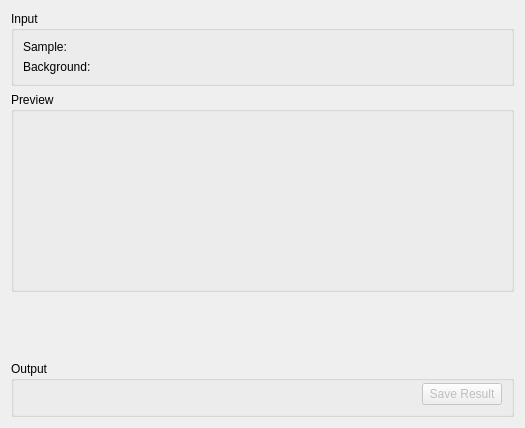
<?xml version="1.0" encoding="UTF-8"?>
<ui version="4.0">
 <class>Transmission</class>
 <widget class="QWidget" name="Transmission">
  <property name="geometry">
   <rect>
    <x>0</x>
    <y>0</y>
    <width>525</width>
    <height>428</height>
   </rect>
  </property>
  <property name="minimumSize">
   <size>
    <width>500</width>
    <height>0</height>
   </size>
  </property>
  <property name="windowTitle">
   <string>Form</string>
  </property>
  <layout class="QVBoxLayout" name="verticalLayout_17">
   <item>
    <widget class="QGroupBox" name="gbInput">
     <property name="title">
      <string>Input</string>
     </property>
     <layout class="QGridLayout" name="gridLayout_2">
      <item row="0" column="1">
       <widget class="MantidQt::MantidWidgets::DataSelector" name="dsSampleInput" native="true">
        <property name="sizePolicy">
         <sizepolicy hsizetype="Minimum" vsizetype="Fixed">
          <horstretch>0</horstretch>
          <verstretch>0</verstretch>
         </sizepolicy>
        </property>
        <property name="autoLoad" stdset="0">
         <bool>true</bool>
        </property>
        <property name="loadLabelText" stdset="0">
         <string/>
        </property>
        <property name="workspaceSuffixes" stdset="0">
         <stringlist/>
        </property>
        <property name="fileBrowserSuffixes" stdset="0">
         <stringlist>
          <string>.raw</string>
         </stringlist>
        </property>
        <property name="showLoad" stdset="0">
         <bool>false</bool>
        </property>
       </widget>
      </item>
      <item row="0" column="0">
       <widget class="QLabel" name="lbSample">
        <property name="text">
         <string>Sample:</string>
        </property>
       </widget>
      </item>
      <item row="1" column="1">
       <widget class="MantidQt::MantidWidgets::DataSelector" name="dsCanInput" native="true">
        <property name="sizePolicy">
         <sizepolicy hsizetype="Minimum" vsizetype="Fixed">
          <horstretch>0</horstretch>
          <verstretch>0</verstretch>
         </sizepolicy>
        </property>
        <property name="autoLoad" stdset="0">
         <bool>true</bool>
        </property>
        <property name="loadLabelText" stdset="0">
         <string/>
        </property>
        <property name="workspaceSuffixes" stdset="0">
         <stringlist/>
        </property>
        <property name="fileBrowserSuffixes" stdset="0">
         <stringlist>
          <string>.raw</string>
         </stringlist>
        </property>
        <property name="showLoad" stdset="0">
         <bool>false</bool>
        </property>
       </widget>
      </item>
      <item row="1" column="0">
       <widget class="QLabel" name="lbBackground">
        <property name="text">
         <string>Background:</string>
        </property>
       </widget>
      </item>
     </layout>
    </widget>
   </item>
   <item>
    <widget class="QGroupBox" name="gbPreview">
     <property name="minimumSize">
      <size>
       <width>0</width>
       <height>200</height>
      </size>
     </property>
     <property name="title">
      <string>Preview</string>
     </property>
     <layout class="QVBoxLayout" name="verticalLayout_18">
      <item>
       <widget class="MantidQt::MantidWidgets::PreviewPlot" name="ppPlot" native="true">
        <property name="canvasColour" stdset="0">
         <color>
          <red>255</red>
          <green>255</green>
          <blue>255</blue>
         </color>
        </property>
        <property name="showLegend" stdset="0">
         <bool>true</bool>
        </property>
       </widget>
      </item>
     </layout>
    </widget>
   </item>
   <item>
    <widget class="MantidQt::CustomInterfaces::RunView" name="runWidget" native="true"/>
   </item>
   <item>
    <widget class="QGroupBox" name="gbOutput">
     <property name="title">
      <string>Output</string>
     </property>
     <layout class="QHBoxLayout" name="horizontalLayout">
      <property name="topMargin">
       <number>0</number>
      </property>
      <property name="bottomMargin">
       <number>7</number>
      </property>
      <item>
       <widget class="MantidQt::CustomInterfaces::OutputPlotOptionsView" name="ipoPlotOptions" native="true"/>
      </item>
      <item>
       <spacer name="horizontalSpacer_2">
        <property name="orientation">
         <enum>Qt::Horizontal</enum>
        </property>
        <property name="sizeHint" stdset="0">
         <size>
          <width>40</width>
          <height>20</height>
         </size>
        </property>
       </spacer>
      </item>
      <item>
       <widget class="QPushButton" name="pbSave">
        <property name="enabled">
         <bool>false</bool>
        </property>
        <property name="text">
         <string>Save Result</string>
        </property>
       </widget>
      </item>
     </layout>
    </widget>
   </item>
  </layout>
 </widget>
 <customwidgets>
  <customwidget>
   <class>MantidQt::MantidWidgets::DataSelector</class>
   <extends>QWidget</extends>
   <header>MantidQtWidgets/Common/DataSelector.h</header>
  </customwidget>
  <customwidget>
   <class>MantidQt::CustomInterfaces::OutputPlotOptionsView</class>
   <extends>QWidget</extends>
   <header>Common/OutputPlotOptionsView.h</header>
   <container>1</container>
  </customwidget>
  <customwidget>
   <class>MantidQt::MantidWidgets::PreviewPlot</class>
   <extends>QWidget</extends>
   <header>MantidQtWidgets/Plotting/PreviewPlot.h</header>
   <container>1</container>
  </customwidget>
  <customwidget>
   <class>MantidQt::CustomInterfaces::RunView</class>
   <extends>QWidget</extends>
   <header>Common/RunWidget/RunView.h</header>
   <container>1</container>
  </customwidget>
 </customwidgets>
 <resources/>
 <connections/>
</ui>
